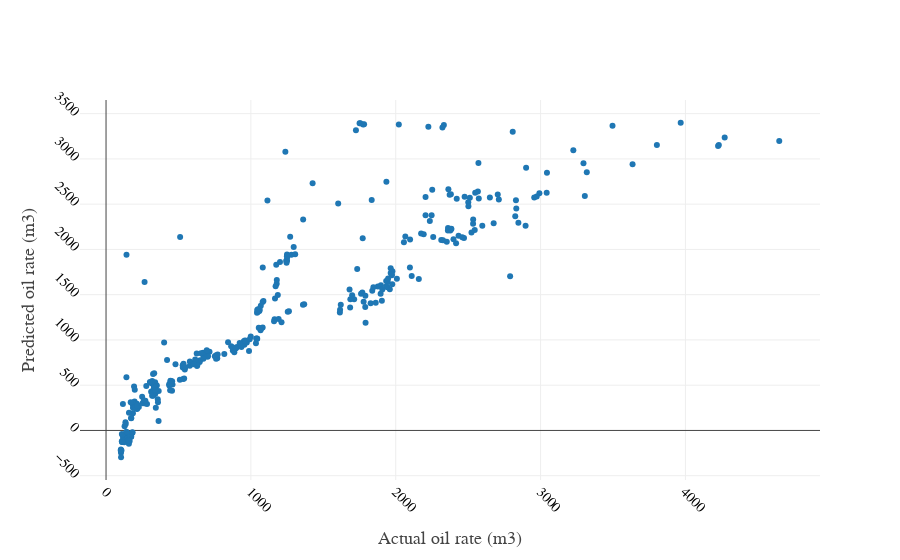

Notebook code for this chart:
### Code cell
y_pred_LR = scaler_y.inverse_transform(LR.predict(x_test).reshape(-1,1))
trace1 = go.Scatter(x = y_act.reshape(-1,),
                    y = y_pred_LR.reshape(-1,),
                   name = "Actual",
                   mode = 'markers',
                   line=dict(width=10))
data = [trace1]
layout = go.Layout(
    xaxis=dict(
        title='Actual oil rate (m3)',
        titlefont=dict(
            family='Arial, sans-serif',
            size=18,
            #color='lightgrey'
        ),
        showticklabels=True,
        tickangle=45,
        tickfont=dict(
            family='Old Standard TT, serif',
            size=14,
            color='black'
        ),
        exponentformat='e',
        showexponent='all'
    ),
    yaxis=dict(
        title='Predicted oil rate (m3)',
        titlefont=dict(
            family='Arial, sans-serif',
            size=18,
            #color='lightgrey'
        ),
        showticklabels=True,
        tickangle=45,
        tickfont=dict(
            family='Old Standard TT, serif',
            size=14,
            color='black'
        ),
        exponentformat='e',
        showexponent='all'
    )
)
fig = go.Figure(data=data, layout = layout)
py.iplot(fig)

### Figure 1 — Plotly figure (JSON) as saved in the notebook; plotly's stock layout.template omitted (floating-point values rounded to 4 significant figures; data arrays with more than 128 entries replaced by an {"elided": "..."} marker saying what was removed)
{"data": [{"line": {"width": 10}, "mode": "markers", "name": "Actual", "type": "scatter", "uid": "d9f9055e-b6b4-46d7-aedd-5ee75563a96f", "x": {"elided": "355 float values"}, "y": {"elided": "355 float values"}}], "layout": {"xaxis": {"exponentformat": "e", "showexponent": "all", "showticklabels": true, "tickangle": 45, "tickfont": {"color": "black", "family": "Old Standard TT, serif", "size": 14}, "title": {"font": {"family": "Arial, sans-serif", "size": 18}, "text": "Actual oil rate (m3)"}}, "yaxis": {"exponentformat": "e", "showexponent": "all", "showticklabels": true, "tickangle": 45, "tickfont": {"color": "black", "family": "Old Standard TT, serif", "size": 14}, "title": {"font": {"family": "Arial, sans-serif", "size": 18}, "text": "Predicted oil rate (m3)"}}}}
